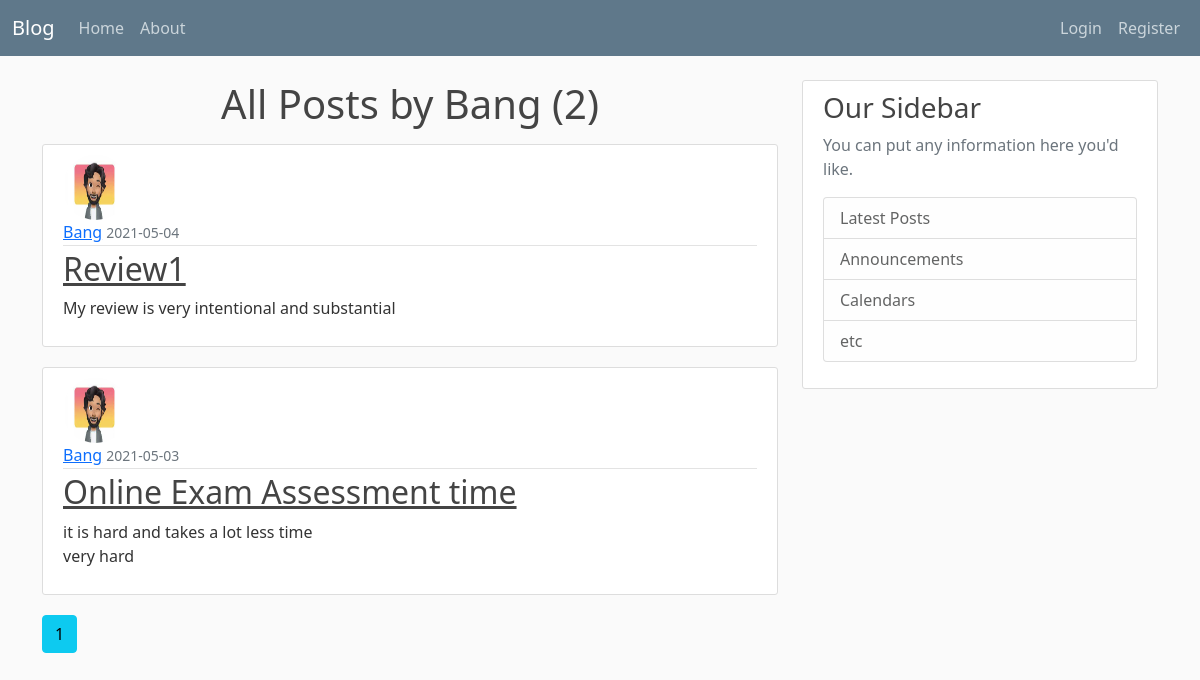
The app's page /user/Bang with its own data.
### app/models.py (models this page shows, shortened)
class User(db.Model, UserMixin):
    id = db.Column(db.Integer, primary_key=True)
    username = db.Column(db.String(20), unique=True, nullable=False)
    email = db.Column(db.String(20), unique=True, nullable=False)
    image_file = db.Column(db.String(20), nullable=False, default='pf.jpeg')
    password = db.Column(db.String(60), nullable=False)
    posts = db.relationship('Post', backref='author', lazy=True)

class Post(db.Model):
    id = db.Column(db.Integer, primary_key=True)
    title = db.Column(db.String(200), nullable=False)
    date_posted = db.Column(db.DateTime, nullable=False, default=datetime.utcnow)
    content = db.Column(db.Text, nullable=False)
    user_id = db.Column(db.Integer, db.ForeignKey('user.id'), nullable=False)

### app/views.py (the view)
@app.route('/user/<string:username>')
def user_posts(username):
    page = request.args.get('page', 1, type=int)
    user = User.query.filter_by(username=username).first_or_404()
    posts = Post.query.filter_by(author=user)\
            .order_by(Post.date_posted.desc())\
            .paginate(page=page, per_page=5)
    return render_template('user_posts.html', posts=posts, user=user)

### app/templates/user_posts.html
{% extends 'base.html' %}
{% block content %}
    <h1 class="mb-3">All Posts by {{ user.username }} ({{posts.total}})</h1>
    {% for post in posts.items %}
    <article class="media content-section">
      <img class="rounded-circle article-img" src="{{ url_for('static', filename='photo/' + post.author.image_file) }}" alt="">
        <div class="media-body">
          <div class="article-metadata">
            <a class="mr-2" href=" {{url_for('user_posts', username=post.author.username)}} ">{{ post.author.username }}</a>
            <small class="text-muted">{{ post.date_posted.strftime('%Y-%m-%d') }}</small>
          </div>
          <h2><a class="article-title" href="{{url_for('post', post_id=post.id)}}">{{ post.title }}</a></h2>
          <p class="article-content">{{ post.content }}</p>
        </div>
      </article>
    {% endfor %}
    {% for page_num in posts.iter_pages(left_current=1, right_current=2) %}
      {% if page_num %}
        {% if posts.page == page_num %}
          <a class="btn btn-info mb-4" href="{{url_for('user_posts', username=user.username, page=page_num) }}">{{page_num}}</a>
          {% else %}
          <a class="btn btn-outline-info mb-4" href="{{url_for('user_posts', username=user.username, page=page_num) }}">{{page_num}}</a>
        {% endif %}
      {% else %}
      ...
      {% endif %}
    {% endfor %}
{% endblock content %}

### app/static/main.css (style rules this page uses)
body { background: #fafafa; color: #333333; margin-top: 5rem; }
h1, h2, h3, h4, h5, h6 { color: #444444; }
.content-section { background: #ffffff; padding: 10px 20px; border: 1px solid #dddddd; border-radius: 3px; margin-bottom: 20px; }
.article-title { color: #444444; }
.article-content { white-space: pre-line; }
.article-img { height: 65px; width: 65px; margin-right: 16px; }
.article-metadata { padding-bottom: 1px; margin-bottom: 4px; border-bottom: 1px solid #e3e3e3 }
h1 { text-align: center; }

### records on screen
User: username "Bang"
Post: image_file (picture), author.username "Bang", date_posted "2021-05-04", title "Review1", content "My review is very intentional and substantial"
Post: image_file (picture), author.username "Bang", date_posted "2021-05-03", title "Online Exam Assessment time", content "it is hard and takes a lot less time very hard"

### other values on screen
{{ posts.total }} "2"
{{ page_num }} "1"
